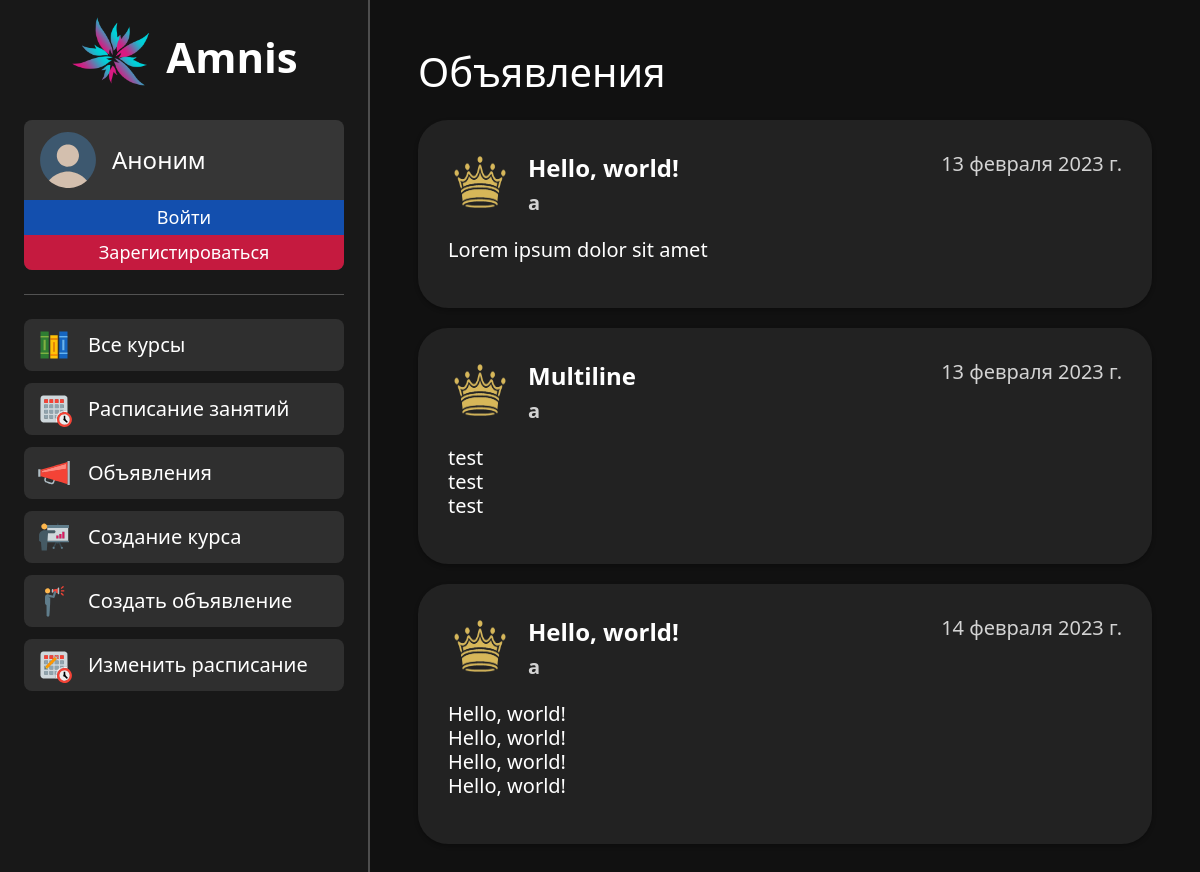
The page /announcements on the database its author committed.
### main/models.py (models this page shows)
class Announcement(models.Model):
    class Meta:
        verbose_name = "Объявление"
        verbose_name_plural = "Объявления"
    title = models.CharField("Title", max_length=50)
    date = models.DateField("Date")
    author = models.CharField("Author", max_length=50)
    text = models.TextField("Text")

### main/views.py (the view)
# urls.py: path('announcements', views.announcements, name="announcements"),
def announcements(request):
    role = get_role(request.user)
    ava = get_ava(request.user)
    profiles = ProfileInfo.objects.all()
    data = Announcement.objects.all()
    new_data = []
    for item in data:
        new_data.append({"title": item.title, "author": item.author, "text": item.text, "date": item.date, "avatar_url": f"media/{profiles.filter(name=item.author).get().avatar}"})
    return render(request, "main/announcements.html", {'role': role, 'ava': ava, "announcements": new_data})

### main/views.py (called while the page is built, shortened)
def get_role(user):
    template = ""
    return template

def get_ava(user):
    if user.is_authenticated:
        profiles_ava = ProfileInfo.objects.filter(name=user).get().avatar
        return profiles_ava
    else:
        return ""

### main/templates/main/announcements.html (shortened to what this page needs)
{% load static %}
{% load l10n %}
<!doctype html>
<html lang="en">
<head>
    <link rel="stylesheet" href="https://cdn.jsdelivr.net/npm/bootstrap@5.2.3/dist/css/bootstrap.min.css">
    <link rel="stylesheet" href="https://cdn.jsdelivr.net/npm/bootstrap-icons@1.10.2/font/bootstrap-icons.css">
    <link rel="stylesheet" href="{% static 'main/css/common.css'%}">
    <link rel="stylesheet" href="{% static 'main/css/announcements.css'%}">
</head>
<body>
    {% include 'main/navigation.html' %}
    <div class="aside_container">
        <div class="announcements_container main_section__announcements_container">
            <h1 class="announcements_text_title">Объявления</h1>
            {% for announcement in announcements %}
                <div class="announcements announcements_container__announcements">
                    <div class="announcements_header">
                        <div class="announcements_avatar">
                            <img src={{announcement.avatar_url}}>
                        </div>
                        <div class="announcements_preview">
                            <div>
                                <div class="announcements_text_header">
                                    <h5>{{announcement.title}}</h5>
                                </div>
                                <div class="announcements_author">
                                    <h5>{{announcement.author}}</h5>
                                </div>
                            </div>
                            <div class="announcements_date">
                                <h5>{{announcement.date|localize}}</h5>
                            </div>
                        </div>
                    </div>
                    <div class="announcements_text">
                        <h5>{{announcement.text|linebreaks}}</h5>
                    </div>
                </div>
            {% endfor %}
        </div>
    </div>
</body>
</html>

### main/static/main/css/common.css (style rules this page uses)
:root { --white-color: #ffffff; --white-color-hover: #dddddd; --white-color-active: #aaaaaa; --add-green-color: #26e144; --add-green-color-hover: #23cc3f; --add-green-color-active: #1eb337; --cyan-color: #75fbf6; --cyan-color-hover: #02e3dc; --cyan-color-active: #00bfb9; --magenta-color: #ea337b; --magenta-color-hover: #cc2d6d; --magenta-color-active: #b3275f; --dark-white9-color: #999999; --darkgrey2-color: #222222; --darkgrey-color: #333333; --darkgrey-color-hover: #2b2b2b; --semi-darkgrey-color: #414141; --dark-cyan-color: #173f4c; --error-red-color: #ff5757; }
html, body { padding: 0; margin: 0; width: 100%; height: 100%; background-color:#111111; color: white; }
.aside_container { margin-left: var(--navigation-offset); padding: 48px; }

### main/static/main/css/announcements.css (style rules this page uses)
html { padding: 0; margin: 0; width: 100%; height: 100%; }
body { padding: 0; margin: 0; width: 100%; height: 100%; background-color:#111111; }
.announcements_container { display: flex; flex-direction: column; }
.announcements { background-color: var(--darkgrey2-color); border-radius: 30px; padding: 30px; box-shadow: 0px 2px 4px rgba(0, 0, 0, 0.3); display: flex; flex-direction: column; margin-bottom: 20px; }
.announcements_text_title { width: 100%; color: white; margin-bottom: 24px; }
.announcements_text { color: white; }
.announcements_header { width: 100%; height: 64px; display: flex; margin-bottom: 24px; }
.announcements_avatar { margin-right: 16px; }
.announcements_avatar img { width: 64px; height: 64px; }
.announcements_text_header h5 { color: white; font-size: 24px; font-weight: bold; margin-right: 64px; overflow: hidden; text-overflow: ellipsis; }
.announcements_preview { display: grid; width: 100%; grid-template-areas: "A C" "B C"; }
.announcements_author h5 { color: lightgrey; font-size: 20px; font-weight: bold; margin-right: 64px; overflow: hidden; text-overflow: ellipsis; }
.announcements_text_header { grid-area: A; overflow: hidden; text-overflow: ellipsis; white-space: nowrap; margin-top: 4px; }
.announcements_author { grid-area: B; overflow: hidden; text-overflow: ellipsis; white-space: nowrap; }
.announcements_date { color: lightgrey; font-size: 20px; justify-self: end; grid-area: C; margin-top: 2px; }
.announcements_date h5 { white-space: nowrap; }

### main/static/main/css/navigation.css (style rules this page uses)
:root { --navigation-width: 320px; --horizontal-padding: 24px; --border-width: 2px; --navigation-offset: calc(var(--navigation-width) + 2*var(--horizontal-padding) + var(--border-width)); }

### rows shown on the page
Announcement: title "Hello, world!", date "13 февраля 2023 г.", text "Lorem ipsum dolor sit amet"
Announcement: title "Multiline", date "13 февраля 2023 г.", text "test test test"
Announcement: title "Hello, world!", date "14 февраля 2023 г.", text "Hello, world! Hello, world! Hello, world! Hello, world!"

### other values the page prints
{{ announcement.author }} "a" "a" "a"
